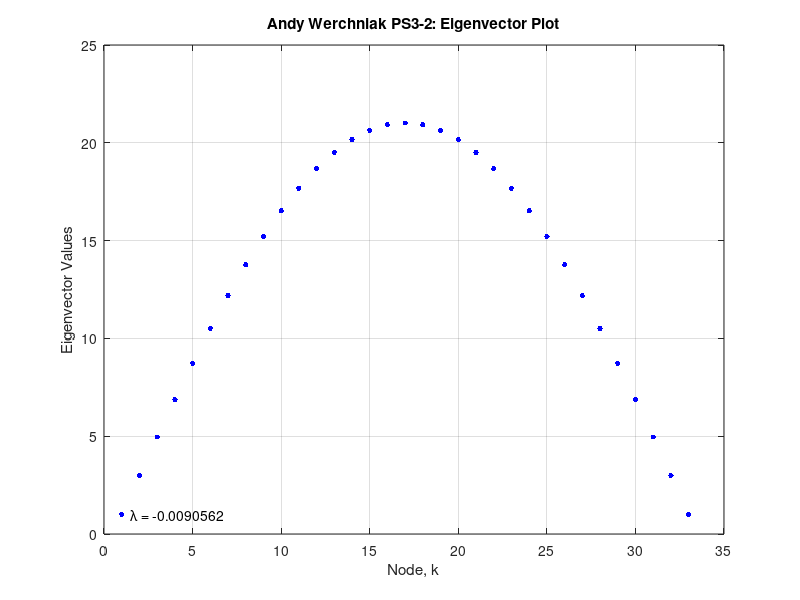

Write MATLAB code to recreate this figure.
clear;

%2a
z = 23;
n = 10+z;
r=1;    %ohms
c=1;    %Farads

%Create A Matrix
v1 = ones(1,n-1);
M1 = diag(v1,-1);
v2 = ones(1,n-1);
M2 = diag(v2,1);
v3 = -2*ones(1,n);
M3 = diag(v3);
A=M1+M2+M3;
A(1,1)=-3;
A(n,n)=-3;
A = A*r*c;

%2b: Find eigenvectors and eigenvalues, plot vector w/ smallest value
[vec,val] = eig(A);

k = 1:n;
eigenvector = vec(:,n)';        %the smallest value is the last one
eigenvector = eigenvector/eigenvector(1);   %Set cleaner magnitudes
eigenvalue = val(n,n);          %eigenvalue corresponding with eigenvector
plot(k,eigenvector,'b.', 'MarkerSize',12);
grid on;
title('Andy Werchniak PS3-2: Eigenvector Plot');
xlabel('Node, k');
ylabel('Eigenvector Values');

%add label
x1 = 1;
y1 = eigenvector(x1);
txt1 = ['   \lambda = ' num2str(eigenvalue)];
text(x1,y1,txt1);
